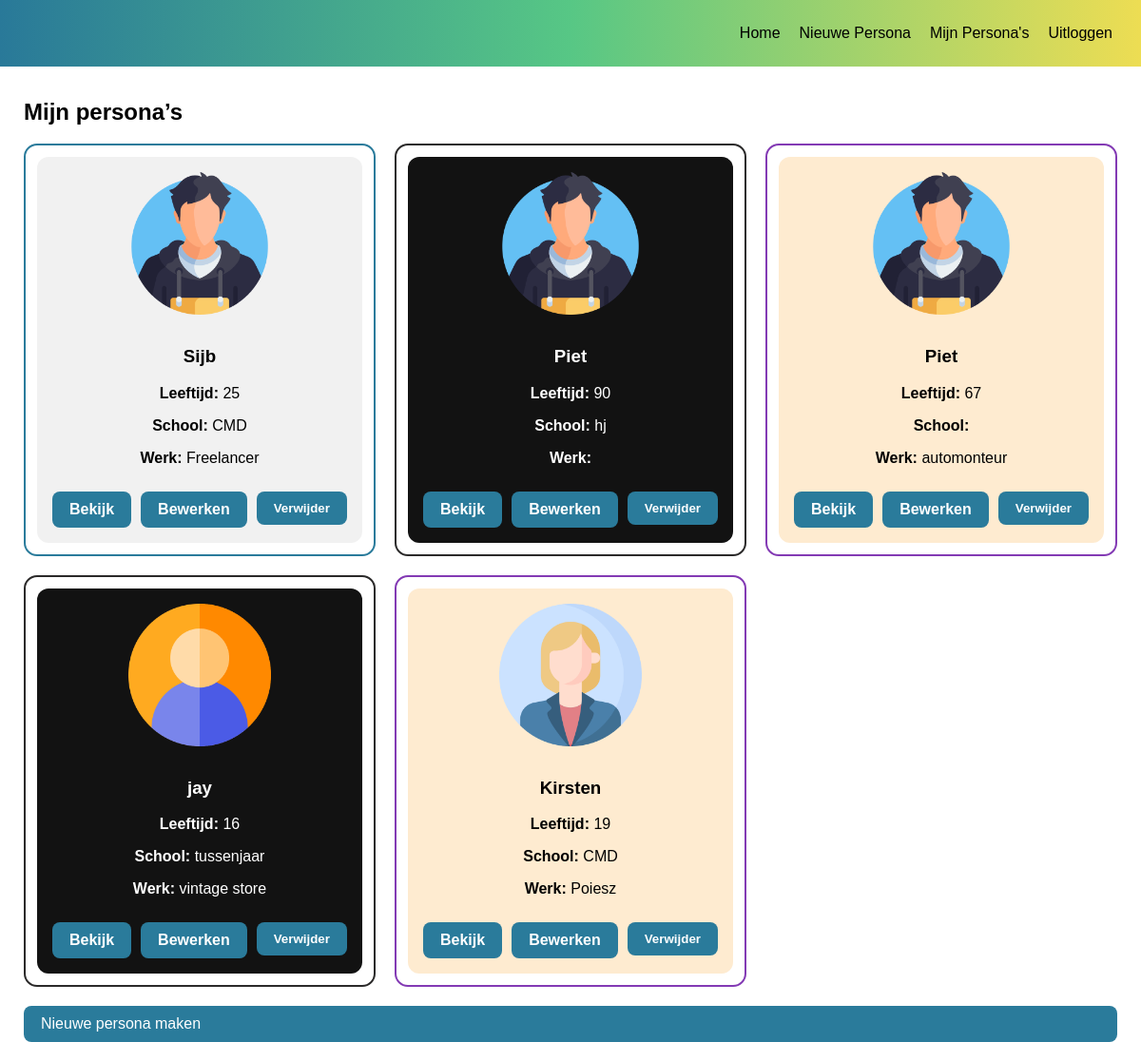
Screenshot of /personas (signed in) with the database file from the repository.
### models.py (models this page shows, shortened)
class Persona(db.Model):
    id = db.Column(db.Integer, primary_key=True)
    naam = db.Column(db.String(100))
    geslacht = db.Column(db.String(20))
    leeftijd = db.Column(db.Integer)
    school = db.Column(db.Text)
    werk = db.Column(db.Text)
    doelen = db.Column(db.Text)
    frustraties = db.Column(db.Text)
    extravert = db.Column(db.Integer)
    creatief = db.Column(db.Integer)
    intuitief = db.Column(db.Integer)
    stress = db.Column(db.Integer)
    user_id = db.Column(db.Integer, db.ForeignKey('user.id'))
    stijl = db.Column(db.String(20), default="default")

### app.py (the view)
@app.route('/personas')
def personas():
    if 'user_id' not in session:
        return redirect('/login')
    personas = Persona.query.filter_by(user_id=session['user_id']).all()
    return render_template('personas.html', personas=personas)

### templates/personas.html
{% extends "base.html" %}
{% block extra_css %}
<link rel="stylesheet" href="{{ url_for('static', filename='result.css') }}">
{% endblock %}
{% block content %}
<div class="alles">
    <h2>Mijn persona’s</h2>
    {% if personas %}
    <div class="persona-overzicht">
        {% for p in personas %}
        <div class="persona-kaart {{ p.stijl or 'default' }}">
            <div class="persona-kaart-inner">
                <img src="{{ url_for('static', filename=
                        'man.png' if (p.geslacht or '').lower() == 'man' else
                        'vrouw.png' if (p.geslacht or '').lower() == 'vrouw' else
                        'user.png'
                    ) }}" alt="Persona">
                <h3>{{ p.naam }}</h3>
                <p><strong>Leeftijd:</strong> {{ p.leeftijd }}</p>
                <p><strong>School:</strong> {{ p.school }}</p>
                <p><strong>Werk:</strong> {{ p.werk }}</p>
                <div class="actie-knoppen">
                    <a href="{{ url_for('view_persona', persona_id=p.id) }}" class="button">
                        Bekijk
                    </a>
                    <a href="{{ url_for('edit_persona', persona_id=p.id) }}" class="button">
                        Bewerken
                    </a>
                    <form action="{{ url_for('delete_persona', persona_id=p.id) }}" method="post">
                        <button type="submit" class="button">Verwijder</button>
                    </form>
                </div>
            </div>
        </div>
        {% endfor %}
    </div>
    {% else %}
    <p>Er zijn nog geen persona’s opgeslagen.</p>
    {% endif %}
    <a href="{{ url_for('stap1') }}" class="nwe_knop">
        Nieuwe persona maken
    </a>
</div>
{% endblock %}

### templates/base.html (shortened to what this page needs)
<!DOCTYPE html>
<html lang="nl">
<head>
    <link rel="stylesheet" href="{{ url_for('static', filename='style.css') }}">
    {% block extra_css %}{% endblock %}
</head>
<body class="{% block body_class %}default{% endblock %}">
    <nav>
        <ul>
            <li><a href="{{ url_for('dashboard') }}">Home</a></li>
            {% if 'user_id' in session %}
            <li><a href="{{ url_for('stap1') }}">Nieuwe Persona</a></li>
            <li><a href="{{ url_for('personas') }}">Mijn Persona's</a></li>
            <li><a href="{{ url_for('logout') }}">Uitloggen</a></li>
            {% else %}
            <li><a href="{{ url_for('login') }}">Inloggen</a></li>
            <li><a href="{{ url_for('register') }}">Register</a></li>
            {% endif %}
        </ul>
    </nav>
    <div class="content">
        {% block content %}{% endblock %}
    </div>
</body>
</html>

### static/style.css (style rules this page uses)
* { box-sizing: border-box; font-family: Arial, Helvetica, sans-serif; }
body { margin: 0; height: 100vh; display: flex; align-items: center; justify-content: center; }
nav { position: fixed; top: 0; left: 0; width: 100%; background: #297999; background: linear-gradient(90deg, rgba(41, 121, 153, 1) 0%, rgba(87, 199, 133, 1) 50%, rgba(237, 221, 83, 1) 100%); z-index: 1000; }
nav ul { display: flex; justify-content: end; list-style: none; padding: 10px; }
nav li { margin-right: 20px; }
nav a { color: black; text-decoration: none; }
button { margin-top: 10px; padding: 10px 18px; border: none; background: #2A7B9B; color: white; font-weight: 600; border-radius: 8px; cursor: pointer; }
.button { margin-top: 10px; padding: 10px 18px; border: none; background: #2A7B9B; color: white; font-weight: 600; border-radius: 8px; cursor: pointer; text-decoration: none; }
.persona-overzicht { display: flex; gap: 20px; }
.persona-kaart { border-radius: 14px; padding: 12px; }
.persona-kaart-inner { padding: 16px; border-radius: 12px; text-align: center; }
.persona-kaart.default { border: 2px solid #2A7B9B; }
.persona-kaart.default .persona-kaart-inner { background: rgba(240, 240, 240, 0.9); }
.persona-kaart.stijl1 { border: 2px solid #833AB4; }
.persona-kaart.stijl1 .persona-kaart-inner { background: rgba(252, 176, 69, 0.25); }
.persona-kaart.stijl2 { border: 2px solid #2b2a2a; }
.persona-kaart.stijl2 .persona-kaart-inner { background: #121212; color: white; }

### static/result.css (style rules this page uses)
body { margin-top: 100px; padding-top: 100px; }
body.default button, body.default .button { margin-top: 10px; padding: 10px 18px; border: none; background: #2A7B9B; color: white; border-radius: 8px; cursor: pointer; }
img { height: 150px; width: 150px; }
.persona-overzicht { display: grid; grid-template-columns: repeat(3, 1fr); gap: 20px; }
.persona-kaart { border-radius: 14px; padding: 12px; }
.persona-kaart-inner { padding: 16px; border-radius: 12px; text-align: center; }
.persona-kaart img { margin-bottom: 10px; }
.persona-kaart.default { border: 2px solid #2A7B9B; }
.persona-kaart.default .persona-kaart-inner { background: rgba(240, 240, 240, 0.9); }
.persona-kaart.stijl1 { border: 2px solid #833AB4; }
.persona-kaart.stijl1 .persona-kaart-inner { background: rgba(252, 176, 69, 0.25); }
.persona-kaart.stijl2 { border: 2px solid #2b2a2a; }
.persona-kaart.stijl2 .persona-kaart-inner { background: #121212; color: white; }
.nwe_knop { display: inline-block; margin-top: 20px; padding: 10px 18px; border: none; background: #2A7B9B; color: white; border-radius: 8px; text-decoration: none; font-size: 16px; }
.actie-knoppen { margin-top: 15px; display: flex; justify-content: center; gap: 10px; }
.alles { position: relative; top: 40px; left: 0; width: 100%; display: flex; justify-content: center; flex-direction: column; }

### rows the page displays
Persona: naam "Sijb", leeftijd "25", school "CMD", werk "Freelancer"
Persona: naam "Piet", leeftijd "90", school "hj"
Persona: naam "Piet", leeftijd "67", werk "automonteur"
Persona: shows a picture, naam "jay", leeftijd "16", school "tussenjaar", werk "vintage store"
Persona: geslacht (picture), naam "Kirsten", leeftijd "19", school "CMD", werk "Poiesz"
